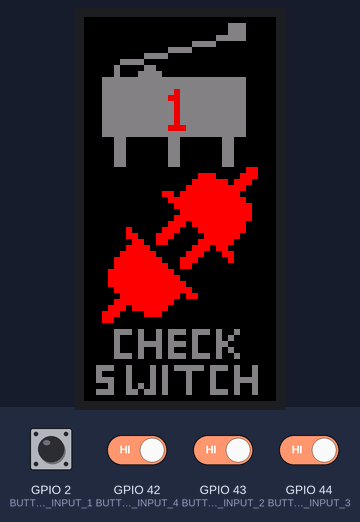
Recording of a sketch running on a simulated ESP32. Parts: 32×64 colour display. Inputs (shaded band) come from the test bench; at power-on: GPIO 2 (BUTTON_INPUT_1), GPIO 42 (BUTTON_INPUT_4), GPIO 43 (BUTTON_INPUT_2), GPIO 44 (BUTTON_INPUT_3) HIGH. What the sketch prints to the serial monitor is not drawn.

Above: at 0.9 s.
1.0 s: GPIO 2 (BUTTON_INPUT_1) pulled LOW for 0.15 s
At 1.1 s:
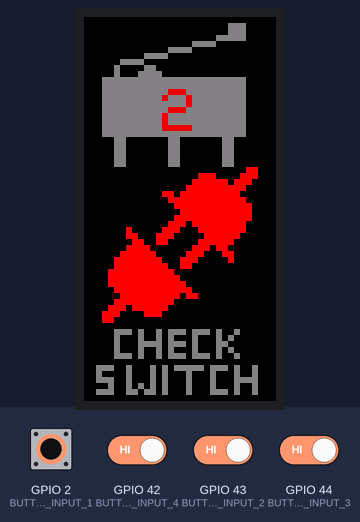
2.7 s: GPIO 2 (BUTTON_INPUT_1) driven LOW and GPIO 42 (BUTTON_INPUT_4) driven LOW and GPIO 43 (BUTTON_INPUT_2) driven LOW and GPIO 44 (BUTTON_INPUT_3) driven LOW
At 3.9 s:
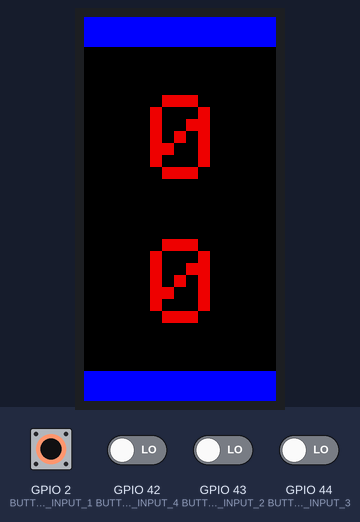
4.7 s: GPIO 2 (BUTTON_INPUT_1) driven HIGH
At 5.5 s:
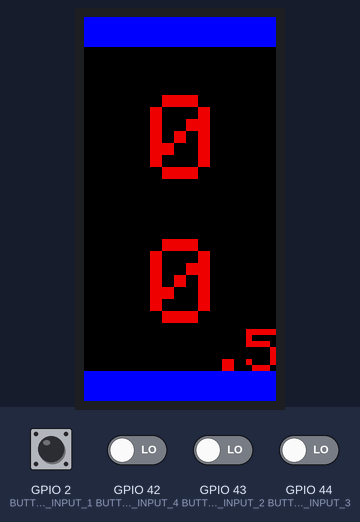
6.7 s: GPIO 42 (BUTTON_INPUT_4) driven HIGH
At 8.1 s:
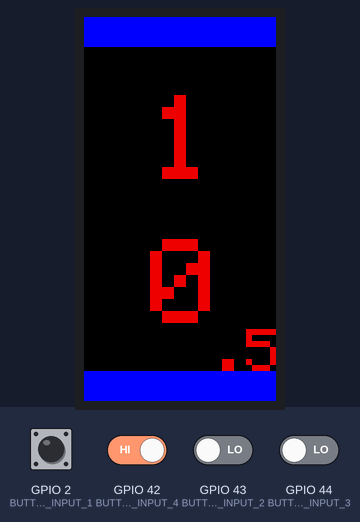
8.4 s: GPIO 43 (BUTTON_INPUT_2) driven HIGH
At 9.6 s:
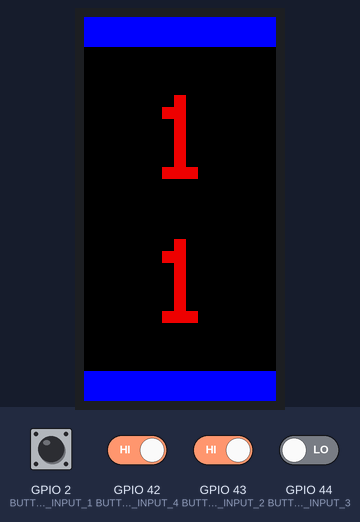
10.1 s: GPIO 44 (BUTTON_INPUT_3) driven HIGH
At 11.0 s:
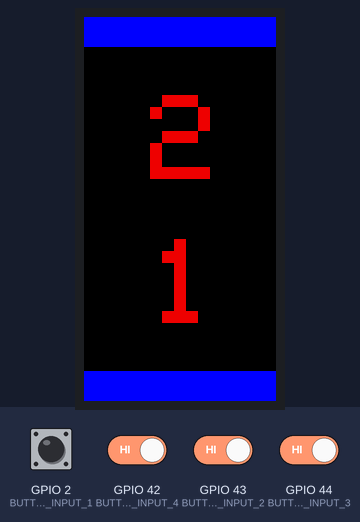
Timing chart, 0 to 12.8 s (numbered marks = the images above; inputs shaded):
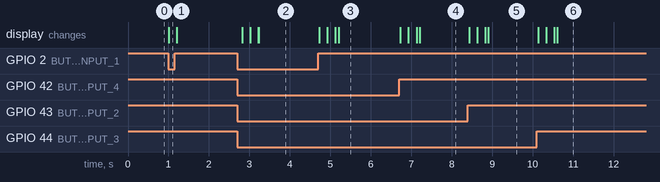

Measured:
- after the input at 1.0 s, the display: changes at once (image 1)
- after the input at 2.7 s, the display: first changes after 0.12 s (image 2 shows a later state)
- after the input at 4.7 s, the display: first changes at once (image 3 shows a later state)
- after the input at 6.7 s, the display: first changes at once (image 4 shows a later state)
- after the input at 8.4 s, the display: first changes at once (image 5 shows a later state)
- after the input at 10.1 s, the display: first changes at once (image 6 shows a later state)

The sketch:

Gameboard_Buttons.ino
```cpp
//Display Refresh is on a ~ 60Hz timer interrupt. It grabs data from global variables and redraws the display if needed

//Buttons are on a pin change interrupt. They edit the values of the last time a button is pressed.

#define REV_B01

#include <ESP32-HUB75-MatrixPanel-I2S-DMA.h>
#include "LEDMatrixConfig.h"
#include "ImageAssets.h"

MatrixPanel_I2S_DMA *dma_display = nullptr;

int counterHigh = 0;
int counterLow = 0;
int counterLowDisplay = 0;

int counterHighOld;
int counterLowOld;

unsigned long delayHigh = 0;
unsigned long delayLow = 0;
unsigned long delayHighOld = 0;
unsigned long delayLowOld = 0;

hw_timer_t * timer = NULL;

unsigned long lastButtonPressHighTime;
unsigned long lastButtonPressLowTime;

uint8_t lastButtonHigh;
uint8_t lastButtonLow;

#define BlueSide

//yellow
#ifdef YellowWSide
#define colorDark 0x72a0
#define colorLight 0xfde0
#endif

//green
#ifdef GreenSide
#define colorLight 0x25a0
#define colorDark 0x1340
#endif

#ifdef RedSide
#define colorLight 0xF800
#define colorDark 0x7000
#endif

#ifdef BlueSide
#define colorLight 0x001F
#define colorDark 0x0010
#endif

void handleButtonInterrupts(uint8_t buttonNumber){
  if(buttonNumber > 2){
    if(lastButtonHigh == buttonNumber){
      lastButtonPressHighTime = millis();
      delayHigh = 0;
    }
    if(lastButtonHigh != buttonNumber && (lastButtonPressHighTime + 500) < millis()){
      counterHigh ++;
      lastButtonHigh = buttonNumber;
      lastButtonPressHighTime = millis();
      delayHigh = 0;
    }
  }
  if(buttonNumber < 3){
    if(lastButtonLow == buttonNumber){
      lastButtonPressLowTime = millis();
      delayLow = 0;
    }
    if(lastButtonLow != buttonNumber && (lastButtonPressLowTime + 500) < millis()){
      counterLow ++;
      lastButtonLow = buttonNumber;
      lastButtonPressLowTime = millis();
      delayLow = 0;
    }
  }
}

void IRAM_ATTR ButtonInterruptFunction1(){
  if(digitalRead(BUTTON_INPUT_1)){
    if(lastButtonLow == 1){
        lastButtonPressLowTime = millis();
        delayLow = 0;
      }
    if(lastButtonLow != 1 && (lastButtonPressLowTime + 500) < millis()){
      counterLow ++;
      lastButtonLow = 1;
      lastButtonPressLowTime = millis();
      delayLow = 0;
    }
  }
  //handleButtonInterrupts(1);
}
void IRAM_ATTR ButtonInterruptFunction2(){
  if(digitalRead(BUTTON_INPUT_2)){
    if(lastButtonLow == 2){
        lastButtonPressLowTime = millis();
        delayLow = 0;
      }
    if(lastButtonLow != 2 && (lastButtonPressLowTime + 500) < millis()){
      counterLow ++;
      lastButtonLow = 2;
      lastButtonPressLowTime = millis();
      delayLow = 0;
    }
  }
  //handleButtonInterrupts(2);
}
void IRAM_ATTR ButtonInterruptFunction3(){
  if(digitalRead(BUTTON_INPUT_3)){
    if(lastButtonHigh == 3){
      lastButtonPressHighTime = millis();
      delayHigh = 0;
    }
    if(lastButtonHigh != 3 && (lastButtonPressHighTime + 500) < millis()){
      counterHigh ++;
      lastButtonHigh = 3;
      lastButtonPressHighTime = millis();
      delayHigh = 0;
    }
  }
  //handleButtonInterrupts(3);
}
void IRAM_ATTR ButtonInterruptFunction4(){
  if(digitalRead(BUTTON_INPUT_4)){
    if(lastButtonHigh == 4){
      lastButtonPressHighTime = millis();
      delayHigh = 0;
    }
    if(lastButtonHigh != 4 && (lastButtonPressHighTime + 500) < millis()){
      counterHigh ++;
      lastButtonHigh = 4;
      lastButtonPressHighTime = millis();
      delayHigh = 0;
    }
  }
  //handleButtonInterrupts(4);
}

void drawXbm565(int x, int y, int width, int height, const char *xbm, uint16_t color = 0xffff)
{
  if (width % 8 != 0) {
      width =  ((width / 8) + 1) * 8;
  }
    for (int i = 0; i < width * height / 8; i++ ) {
      unsigned char charColumn = pgm_read_byte(xbm + i);
      for (int j = 0; j < 8; j++) {
        int targetX = (i * 8 + j) % width + x;
        int targetY = (8 * i / (width)) + y;
        if (bitRead(charColumn, j)) {
          dma_display->drawPixel(targetX, targetY, color);
        }
      }
    }
}

void initDisplay(){
  HUB75_I2S_CFG::i2s_pins _pins={R1_PIN, G1_PIN, B1_PIN, R2_PIN, G2_PIN, B2_PIN, A_PIN, B_PIN, C_PIN, D_PIN, E_PIN, LAT_PIN, OE_PIN, CLK_PIN};
  HUB75_I2S_CFG mxconfig(PANEL_RES_X, PANEL_RES_Y, PANEL_CHAIN, _pins);
  mxconfig.clkphase = false;
  dma_display = new MatrixPanel_I2S_DMA(mxconfig);
  dma_display->setRotation(displayRotation);
  dma_display->setTextWrap(false);
  dma_display->begin();
  dma_display->setTextSize(2);
  dma_display->setBrightness8(BRIGHTNESS); //0-255
}

void buttonSetup(){
  pinMode(BUTTON_INPUT_1, INPUT_PULLUP);
  pinMode(BUTTON_INPUT_2, INPUT_PULLUP);
  pinMode(BUTTON_INPUT_3, INPUT_PULLUP);
  pinMode(BUTTON_INPUT_4, INPUT_PULLUP);

  while(digitalRead(BUTTON_INPUT_1)|digitalRead(BUTTON_INPUT_2)|digitalRead(BUTTON_INPUT_3)|digitalRead(BUTTON_INPUT_4)){
    dma_display->setBrightness8(100); //0-255
    drawXbm565(0,0,32,64, SwitchDisconnectedRed, dma_display->color565(255,0,0));
    drawXbm565(0,0,32,64, SwitchDisconnectedGrey, dma_display->color565(128,128,128));
    drawXbm565(0,0,32,64, SwitchDisconnectedWhite, dma_display->color565(128,128,128));
    dma_display->setTextColor(dma_display->color444(255, 0, 0));
    dma_display->setTextSize(1);
    dma_display->setCursor(13,12);
    if(digitalRead(BUTTON_INPUT_1)){
      dma_display->println("1");
    }
    else if(digitalRead(BUTTON_INPUT_2)){
      dma_display->println("2");
    }
    else if(digitalRead(BUTTON_INPUT_3)){
      dma_display->println("3");
    }
    else if(digitalRead(BUTTON_INPUT_4)){
      dma_display->println("4");
    }
    delay(100);
  }
  dma_display->setBrightness8(BRIGHTNESS); //0-255
  attachInterrupt(digitalPinToInterrupt(BUTTON_INPUT_1), ButtonInterruptFunction1, RISING);
  attachInterrupt(digitalPinToInterrupt(BUTTON_INPUT_2), ButtonInterruptFunction2, RISING);
  attachInterrupt(digitalPinToInterrupt(BUTTON_INPUT_3), ButtonInterruptFunction3, RISING);
  attachInterrupt(digitalPinToInterrupt(BUTTON_INPUT_4), ButtonInterruptFunction4, RISING);
}

void IRAM_ATTR timerISR() {
  if(!((counterHigh == counterHighOld) && (counterLow == counterLowOld) && ((delayHigh == delayHighOld) || delayHigh > 32) && ((delayLow == delayLowOld) || delayLow > 32)))
  {
    dma_display->clearScreen();
    dma_display->setTextSize(2);
    updatePointsDisplay();
    updateDelayBarsDisplay();

    counterHighOld = counterHigh;
    counterLowOld = counterLow;
    delayHighOld = delayHigh;
    delayLowOld = delayLow;
  }
  delayHigh++;
  delayLow++;


}

void timerISRInit(){
  timer = timerBegin(0, 80, true); // Timer 0, divider 80
  timerAttachInterrupt(timer, &timerISR, true); // Attach ISR
  timerAlarmWrite(timer, 15625, true); // updates 32 times in a 500ms period
  timerAlarmEnable(timer); // Enable the timer
}

void updatePointsDisplay(){
  if(counterHigh >= 100){
    int hundreds = (counterHigh - (counterHigh % 100))/100;
    int tens = ((counterHigh - hundreds * 100) - (counterHigh % 10))/10;
    int ones = counterHigh % 10;
    // Serial.print("High Hundreds: ");
    // Serial.print(hundreds);
    // Serial.print(", tens: ");
    // Serial.print(tens);
    // Serial.print(", ones: ");
    // Serial.println(ones);
    dma_display->setTextColor(0xFFFF, 0x0);
    dma_display->setCursor(0, 13);
    dma_display->print(hundreds);
    dma_display->setCursor(11, 13);
    dma_display->print(tens);
    dma_display->setCursor(22, 13);
    dma_display->print(ones);
    }
    else if(counterHigh >= 10){
      dma_display->setCursor(5, 13);
      dma_display->println(counterHigh);
    }
    else{
      dma_display->setCursor(11, 13);
      dma_display->println(counterHigh);
    }

    counterLowDisplay = counterLow / 2;
    if(counterLowDisplay >= 100){
      int hundreds = (counterLowDisplay - (counterLowDisplay % 100))/100;
      int ones = counterLowDisplay % 10;
      int tens = ((counterLowDisplay - (hundreds * 100)) - ones)/10;

      // Serial.print("Low Hundreds: ");
      // Serial.print(hundreds);
      // Serial.print(", tens: ");
      // Serial.print(tens);
      // Serial.print(", ones: ");
      // Serial.println(ones);
      dma_display->setCursor(0, 37);
      dma_display->print(hundreds);
      dma_display->setCursor(11, 37);
      dma_display->print(tens);
      dma_display->setCursor(22, 37);
      dma_display->print(ones);
    }
    else if(counterLowDisplay >= 10){
      dma_display->setCursor(5, 37);
      dma_display->println(counterLowDisplay);
    }
    else{
      dma_display->setCursor(11, 37);
      dma_display->println(counterLowDisplay);
    }
    if(counterLow % 2){
      dma_display->setCursor(21, 52);
      dma_display->setTextSize(1);
      dma_display->print(".5");
      dma_display->setTextSize(2);
    }
}

void updateDelayBarsDisplay(){
  if(delayHigh >= 32){
    dma_display->writeFillRect(0, 0, 32, 5, colorLight);
  }
  else if(delayHigh > 0){
    dma_display->writeFillRect(0, 0, delayHigh, 5, colorDark);
  }

  if(delayLow >= 32){
    dma_display->writeFillRect(0, 59, 32, 5, colorLight);
  }
  else if(delayLow > 0){
    dma_display->writeFillRect(0, 59, delayLow, 5, colorDark);
  }
}

void setup() {
  Serial.begin(115200);
  initDisplay();
  buttonSetup();
  timerISRInit();
}

void loop() {
  Serial.print("Counter High: ");
  Serial.print(counterHigh);
  Serial.print(", Counter Low: ");
  Serial.println(counterLow);
  delay(100);
}
```

LEDMatrixConfig.h
```cpp
#ifndef LEDMatrixConfig_h
#define LEDMatrixConfig_h

#ifdef REV_A02

#define R1_PIN 42
#define G1_PIN 41
#define B1_PIN 40
#define R2_PIN 38
#define G2_PIN 39
#define B2_PIN 37
#define A_PIN 48
#define B_PIN 36
#define C_PIN 12
#define D_PIN 45
#define E_PIN 14
#define LAT_PIN 21
#define OE_PIN 13
#define CLK_PIN 47

#endif

#ifdef REV_B01

#define R1_PIN 41
#define G1_PIN 40
#define B1_PIN 39
#define R2_PIN 37
#define G2_PIN 38
#define B2_PIN 36
#define A_PIN 47
#define B_PIN 35
#define C_PIN 45
#define D_PIN 48
#define E_PIN 13
#define LAT_PIN 14
#define OE_PIN 12
#define CLK_PIN 21

#define NEOPIXEL_POWER 3
#define NEOPIXEL_DATA 46
#define ALS_PIN 1
#define TOP_BUTTON 10
#define BOTTOM_BUTTON 11
#define BUTTON_INPUT_1 2
#define BUTTON_INPUT_2 43
#define BUTTON_INPUT_3 44
#define BUTTON_INPUT_4 42

#endif

#define PANEL_RES_X 64      // Number of pixels wide of each INDIVIDUAL panel module.
#define PANEL_RES_Y 32     // Number of pixels tall of each INDIVIDUAL panel module.
#define PANEL_CHAIN 1      // Total number of panels chained one to another

#define BRIGHTNESS 255
#define displayRotation 3

#endif
```

Source omitted: ImageAssets.h (data table, 4738 bytes)
